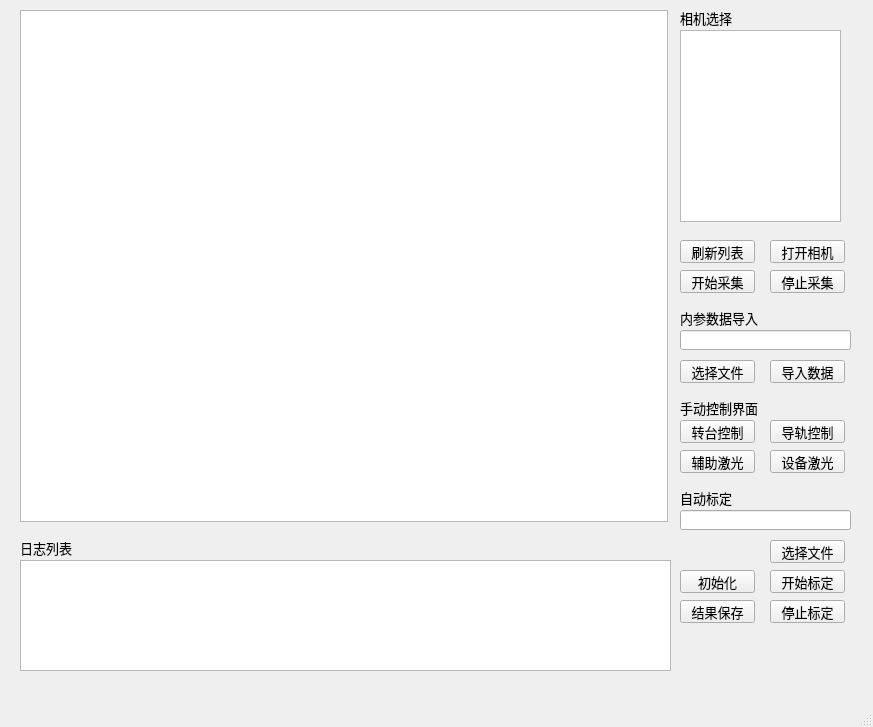
<?xml version="1.0" encoding="UTF-8"?>
<ui version="4.0">
 <class>MainWindow</class>
 <widget class="QMainWindow" name="MainWindow">
  <property name="geometry">
   <rect>
    <x>0</x>
    <y>0</y>
    <width>873</width>
    <height>727</height>
   </rect>
  </property>
  <property name="windowTitle">
   <string>MainWindow</string>
  </property>
  <widget class="QWidget" name="centralwidget">
   <widget class="QGraphicsView" name="graphicsView">
    <property name="geometry">
     <rect>
      <x>20</x>
      <y>10</y>
      <width>648</width>
      <height>512</height>
     </rect>
    </property>
   </widget>
   <widget class="QLabel" name="label">
    <property name="geometry">
     <rect>
      <x>680</x>
      <y>10</y>
      <width>71</width>
      <height>16</height>
     </rect>
    </property>
    <property name="font">
     <font>
      <family>微软雅黑</family>
      <pointsize>10</pointsize>
      <weight>50</weight>
      <bold>false</bold>
     </font>
    </property>
    <property name="text">
     <string>相机选择</string>
    </property>
   </widget>
   <widget class="QPushButton" name="refreshcamera">
    <property name="geometry">
     <rect>
      <x>680</x>
      <y>240</y>
      <width>75</width>
      <height>23</height>
     </rect>
    </property>
    <property name="font">
     <font>
      <family>微软雅黑</family>
      <pointsize>10</pointsize>
     </font>
    </property>
    <property name="text">
     <string>刷新列表</string>
    </property>
   </widget>
   <widget class="QPushButton" name="opencamera">
    <property name="geometry">
     <rect>
      <x>770</x>
      <y>240</y>
      <width>75</width>
      <height>23</height>
     </rect>
    </property>
    <property name="font">
     <font>
      <family>微软雅黑</family>
      <pointsize>10</pointsize>
     </font>
    </property>
    <property name="text">
     <string>打开相机</string>
    </property>
   </widget>
   <widget class="QPushButton" name="choosefile_input">
    <property name="geometry">
     <rect>
      <x>680</x>
      <y>360</y>
      <width>75</width>
      <height>23</height>
     </rect>
    </property>
    <property name="font">
     <font>
      <family>微软雅黑</family>
      <pointsize>10</pointsize>
     </font>
    </property>
    <property name="text">
     <string>选择文件</string>
    </property>
   </widget>
   <widget class="QLineEdit" name="lineEdit">
    <property name="geometry">
     <rect>
      <x>680</x>
      <y>330</y>
      <width>171</width>
      <height>20</height>
     </rect>
    </property>
   </widget>
   <widget class="QLabel" name="label_2">
    <property name="geometry">
     <rect>
      <x>680</x>
      <y>310</y>
      <width>91</width>
      <height>16</height>
     </rect>
    </property>
    <property name="font">
     <font>
      <family>微软雅黑</family>
      <pointsize>10</pointsize>
      <weight>50</weight>
      <bold>false</bold>
     </font>
    </property>
    <property name="text">
     <string>内参数据导入</string>
    </property>
   </widget>
   <widget class="QPushButton" name="inputparam">
    <property name="geometry">
     <rect>
      <x>770</x>
      <y>360</y>
      <width>75</width>
      <height>23</height>
     </rect>
    </property>
    <property name="font">
     <font>
      <family>微软雅黑</family>
      <pointsize>10</pointsize>
     </font>
    </property>
    <property name="text">
     <string>导入数据</string>
    </property>
   </widget>
   <widget class="QLabel" name="label_3">
    <property name="geometry">
     <rect>
      <x>680</x>
      <y>400</y>
      <width>91</width>
      <height>16</height>
     </rect>
    </property>
    <property name="font">
     <font>
      <family>微软雅黑</family>
      <pointsize>10</pointsize>
      <weight>50</weight>
      <bold>false</bold>
     </font>
    </property>
    <property name="text">
     <string>手动控制界面</string>
    </property>
   </widget>
   <widget class="QPushButton" name="rotatecontrol">
    <property name="geometry">
     <rect>
      <x>680</x>
      <y>420</y>
      <width>75</width>
      <height>23</height>
     </rect>
    </property>
    <property name="font">
     <font>
      <family>微软雅黑</family>
      <pointsize>10</pointsize>
     </font>
    </property>
    <property name="text">
     <string>转台控制</string>
    </property>
   </widget>
   <widget class="QPushButton" name="distancecontrol">
    <property name="geometry">
     <rect>
      <x>770</x>
      <y>420</y>
      <width>75</width>
      <height>23</height>
     </rect>
    </property>
    <property name="font">
     <font>
      <family>微软雅黑</family>
      <pointsize>10</pointsize>
     </font>
    </property>
    <property name="text">
     <string>导轨控制</string>
    </property>
   </widget>
   <widget class="QPushButton" name="lasercontrol">
    <property name="geometry">
     <rect>
      <x>680</x>
      <y>450</y>
      <width>75</width>
      <height>23</height>
     </rect>
    </property>
    <property name="font">
     <font>
      <family>微软雅黑</family>
      <pointsize>10</pointsize>
     </font>
    </property>
    <property name="text">
     <string>辅助激光</string>
    </property>
   </widget>
   <widget class="QPushButton" name="devicecontrol">
    <property name="geometry">
     <rect>
      <x>770</x>
      <y>450</y>
      <width>75</width>
      <height>23</height>
     </rect>
    </property>
    <property name="font">
     <font>
      <family>微软雅黑</family>
      <pointsize>10</pointsize>
     </font>
    </property>
    <property name="text">
     <string>设备激光</string>
    </property>
   </widget>
   <widget class="QLabel" name="label_4">
    <property name="geometry">
     <rect>
      <x>680</x>
      <y>490</y>
      <width>91</width>
      <height>16</height>
     </rect>
    </property>
    <property name="font">
     <font>
      <family>微软雅黑</family>
      <pointsize>10</pointsize>
      <weight>50</weight>
      <bold>false</bold>
     </font>
    </property>
    <property name="text">
     <string>自动标定</string>
    </property>
   </widget>
   <widget class="QListWidget" name="listWidget_2">
    <property name="geometry">
     <rect>
      <x>20</x>
      <y>560</y>
      <width>651</width>
      <height>111</height>
     </rect>
    </property>
    <property name="font">
     <font>
      <family>微软雅黑</family>
      <pointsize>10</pointsize>
     </font>
    </property>
   </widget>
   <widget class="QLabel" name="label_5">
    <property name="geometry">
     <rect>
      <x>20</x>
      <y>540</y>
      <width>71</width>
      <height>16</height>
     </rect>
    </property>
    <property name="font">
     <font>
      <family>微软雅黑</family>
      <pointsize>10</pointsize>
      <weight>50</weight>
      <bold>false</bold>
     </font>
    </property>
    <property name="text">
     <string>日志列表</string>
    </property>
   </widget>
   <widget class="QPushButton" name="init">
    <property name="geometry">
     <rect>
      <x>680</x>
      <y>570</y>
      <width>75</width>
      <height>23</height>
     </rect>
    </property>
    <property name="font">
     <font>
      <family>微软雅黑</family>
      <pointsize>10</pointsize>
     </font>
    </property>
    <property name="text">
     <string>初始化</string>
    </property>
   </widget>
   <widget class="QPushButton" name="startcalib">
    <property name="geometry">
     <rect>
      <x>770</x>
      <y>570</y>
      <width>75</width>
      <height>23</height>
     </rect>
    </property>
    <property name="font">
     <font>
      <family>微软雅黑</family>
      <pointsize>10</pointsize>
     </font>
    </property>
    <property name="text">
     <string>开始标定</string>
    </property>
   </widget>
   <widget class="QPushButton" name="stopcalib">
    <property name="geometry">
     <rect>
      <x>770</x>
      <y>600</y>
      <width>75</width>
      <height>23</height>
     </rect>
    </property>
    <property name="font">
     <font>
      <family>微软雅黑</family>
      <pointsize>10</pointsize>
     </font>
    </property>
    <property name="text">
     <string>停止标定</string>
    </property>
   </widget>
   <widget class="QPushButton" name="save">
    <property name="geometry">
     <rect>
      <x>680</x>
      <y>600</y>
      <width>75</width>
      <height>23</height>
     </rect>
    </property>
    <property name="font">
     <font>
      <family>微软雅黑</family>
      <pointsize>10</pointsize>
     </font>
    </property>
    <property name="text">
     <string>结果保存</string>
    </property>
   </widget>
   <widget class="QLineEdit" name="lineEdit_2">
    <property name="geometry">
     <rect>
      <x>680</x>
      <y>510</y>
      <width>171</width>
      <height>20</height>
     </rect>
    </property>
   </widget>
   <widget class="QPushButton" name="choosefile_output">
    <property name="geometry">
     <rect>
      <x>770</x>
      <y>540</y>
      <width>75</width>
      <height>23</height>
     </rect>
    </property>
    <property name="font">
     <font>
      <family>微软雅黑</family>
      <pointsize>10</pointsize>
     </font>
    </property>
    <property name="text">
     <string>选择文件</string>
    </property>
   </widget>
   <widget class="QTableView" name="tableView">
    <property name="geometry">
     <rect>
      <x>680</x>
      <y>30</y>
      <width>161</width>
      <height>192</height>
     </rect>
    </property>
    <property name="selectionBehavior">
     <enum>QAbstractItemView::SelectRows</enum>
    </property>
    <attribute name="horizontalHeaderVisible">
     <bool>false</bool>
    </attribute>
    <attribute name="horizontalHeaderCascadingSectionResizes">
     <bool>true</bool>
    </attribute>
    <attribute name="verticalHeaderVisible">
     <bool>false</bool>
    </attribute>
   </widget>
   <widget class="QPushButton" name="opencamera_2">
    <property name="geometry">
     <rect>
      <x>770</x>
      <y>270</y>
      <width>75</width>
      <height>23</height>
     </rect>
    </property>
    <property name="font">
     <font>
      <family>微软雅黑</family>
      <pointsize>10</pointsize>
     </font>
    </property>
    <property name="text">
     <string>停止采集</string>
    </property>
   </widget>
   <widget class="QPushButton" name="refreshcamera_2">
    <property name="geometry">
     <rect>
      <x>680</x>
      <y>270</y>
      <width>75</width>
      <height>23</height>
     </rect>
    </property>
    <property name="font">
     <font>
      <family>微软雅黑</family>
      <pointsize>10</pointsize>
     </font>
    </property>
    <property name="text">
     <string>开始采集</string>
    </property>
   </widget>
  </widget>
  <widget class="QMenuBar" name="menubar">
   <property name="geometry">
    <rect>
     <x>0</x>
     <y>0</y>
     <width>873</width>
     <height>21</height>
    </rect>
   </property>
  </widget>
  <widget class="QStatusBar" name="statusbar"/>
 </widget>
 <resources/>
 <connections/>
</ui>
